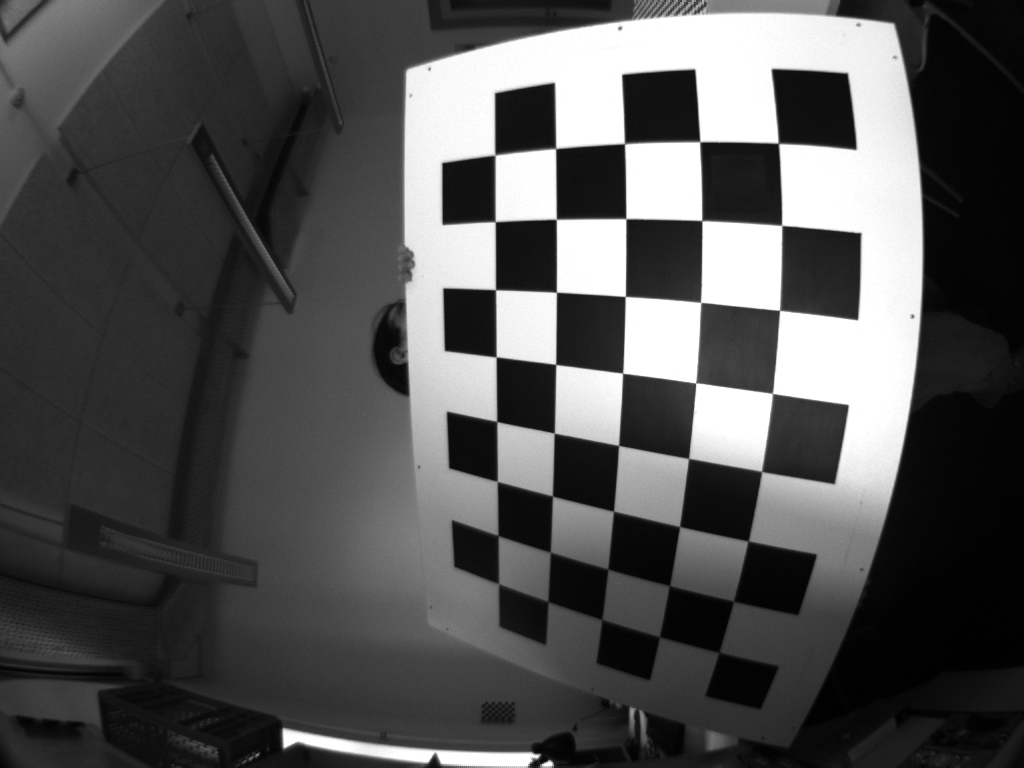
#> input picture test_images/Ladybug1.jpg, 1024 x 768 px; its folder holds 5 pictures in this run; the run also reads 1 picture not shown here
$ jupyter execute test_initialization.ipynb
#> lines starting #> are read from the running program, lines starting #| are printed output that depends on the picture; after the words box and inside, x2 and y2 are one past the last pixel; in counts of white or black regions, pixels touching at a corner belong together; long printed decimals are rounded
### helper_functions.py
import os
import glob

import cv2 as cv


def chessboard_images(path='./images'):
    images_path = glob.glob(os.path.join(path, "*.jpg"))
    print(images_path)
    images = [cv.imread(fname) for fname in images_path]
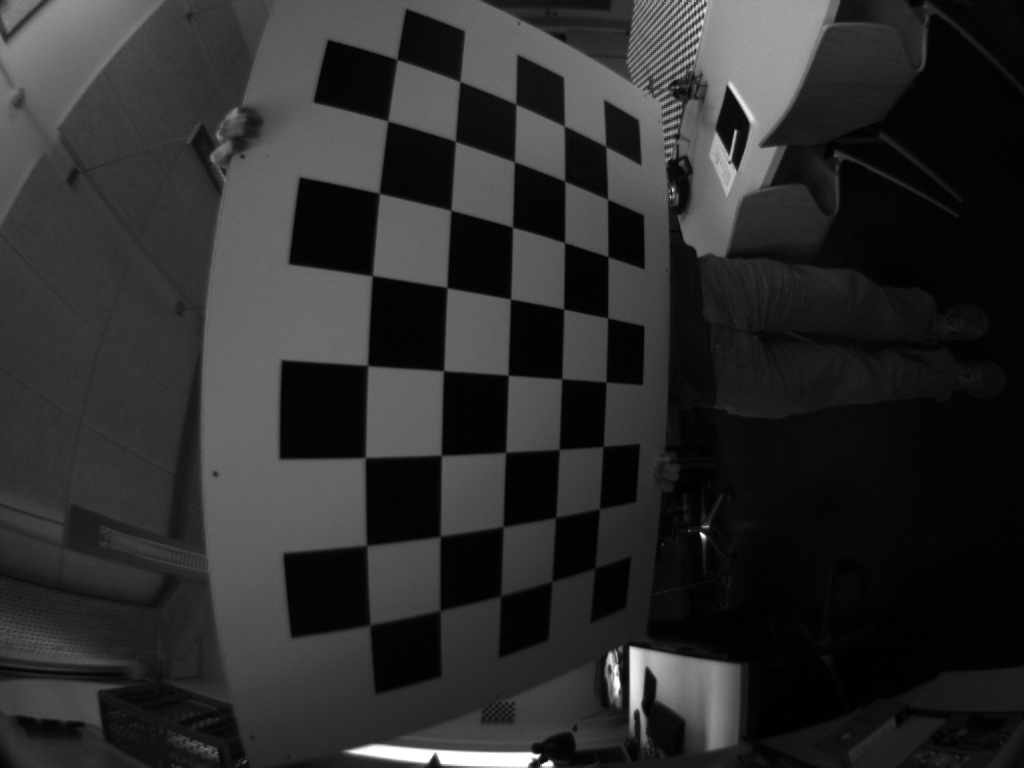
#> input picture test_images/Ladybug10.jpg, 1024 x 768 px
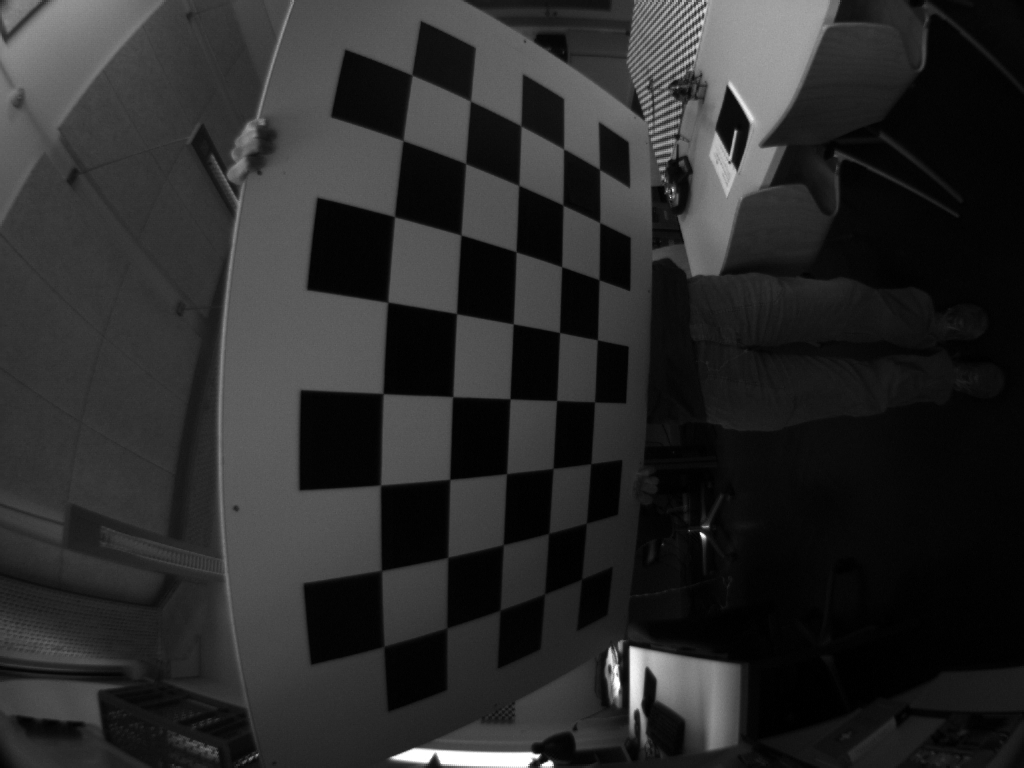
#> input picture test_images/Ladybug12.jpg, 1024 x 768 px
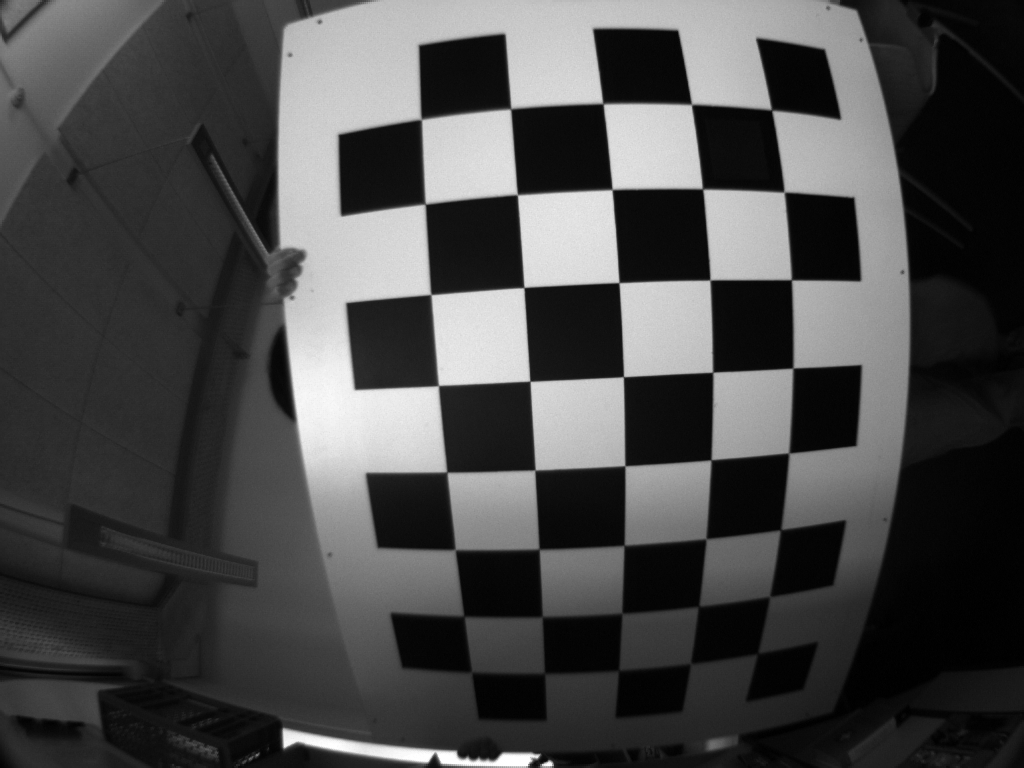
#> input picture test_images/Ladybug2.jpg, 1024 x 768 px
#> images = 5 items
    return images

def extract_corners(image, pattern_size, criteria = (cv.TERM_CRITERIA_EPS + cv.TERM_CRITERIA_MAX_ITER, 30, 0.001)):
    gray = cv.cvtColor(image, cv.COLOR_BGR2GRAY)
    ret, corners = cv.findChessboardCorners(gray, pattern_size, None)
    if ret == True:
        corners2 = cv.cornerSubPix(gray, corners, (11,11), (-1,-1), criteria).squeeze()
        return corners2
    return None

### calibration.py
from typing import List

import math
import numpy as np
import cv2 as cv

from sympy.matrices import Matrix, eye
from sympy import symbols, sqrt, sin, cos, lambdify

from tqdm import tqdm
import scipy.linalg as la

def __normalize(points):
    '''
    Normalize 2d points.

    Input
    -----
    points: 2d points with shape (n, 2)

    Output
    -----
    normalized_points: normalized points.
    T: 3d transformation to normalize points.

    '''

    mean_, std_ = np.mean(points, axis=0), np.std(points, axis=0)
    T = [[std_[0], 0, mean_[0]], [0, std_[1], mean_[1]], [0, 0, 1]]
    T = np.linalg.inv(T)
    homogeneous_points = np.concatenate((points.T, np.ones([1, points.shape[0]])))
    normalized_points = np.dot(T, homogeneous_points).T[:, :2]
    return normalized_points, T

def find_homography(objpoints:np.array, imgpoints:np.array):
        '''
        By using DLT (direct linear transform),
        Finding 3x3 matrix describing the relation between 2d points in a plane and 2d points in a image.

        Input
        -----
        objpoints: 2d points (3d points without z-coordinate).
        imgpoints: 2d points obtained from a image.

        Output
        ------
        H: 3x3 homography matrix
        '''
        assert(len(objpoints) == len(imgpoints))

        num_points = len(objpoints)

        normalized_objpoints, objT = __normalize(objpoints)
        normalized_imgpoints, imgT = __normalize(imgpoints)

        A = np.empty((0, 9), float)
        for i in range(num_points):
            x, y = normalized_objpoints[i]
            u, v = normalized_imgpoints[i]
            A = np.append(A, np.array([[-x, -y, -1, 0, 0, 0, u * x, u * y, u]]), axis=0)
            A = np.append(A, np.array([[0, 0, 0, -x, -y, -1, v * x, v * y, v]]), axis=0)
        U, S, V = np.linalg.svd(A, full_matrices=False)

        H = np.dot(np.linalg.inv(imgT), np.dot(np.array(V[-1]).reshape([3,3]), objT))
        H = H / H[2][2]
        return H

def __DLT_for_B(Hs:np.array) -> np.ndarray:
        '''
        By using DLT (direct linear transform),
        Finding B, which composes of K, from a seires of homography matrices.

        Input
        -----
        Hs: numpy array of homography matrices with a shape of (N, 3, 3). N is the number of views, images, or matrices.

        Output
        ------
        B: 3x3 matrix which composes of K.
        '''
        A = np.empty((0, 6), float)

        for H in Hs:
            assert(type(H) == np.ndarray)
            C_index_pair = [(0,1), (0,0), (1,1)]
            C = [[H[0][i] * H[0][j], H[0][i] * H[1][j] + H[1][i] * H[0][j], H[1][i] * H[1][j],
                H[2][i] * H[0][j] + H[0][i] * H[2][j], H[2][i] * H[1][j] + H[1][i] * H[2][j], H[2][i] * H[2][j]] for (i, j) in C_index_pair]

            first_row = np.array(C[0]).reshape([1, -1])
            second_row = (np.array(C[1]) - np.array(C[2])).reshape([1, -1])
            A = np.append(A, first_row, axis=0)
            A = np.append(A, second_row, axis=0)

        # skewless constraint
        A = np.append(A, np.array([0, 1, 0, 0, 0, 0]).reshape([1, -1]), axis=0)

        U, S, V = np.linalg.svd(A, full_matrices=False)
        B = V[-1]
        return B

def __init_camera_matrix(Hs:np.array) -> np.array :
    """
    Calculate initial camera matrix for calibration

    Args:
        Hs (np.array): homography matrices with a shape of (N, 3, 3). N is the number of views, images, or matrices.

    Returns:
        K: 3x3 camera matrix
    """
    B = __DLT_for_B(Hs)

    # result of Cholesky decomposition
    v0 = (B[1] * B[3] - B[0] * B[4]) / (B[0] * B[2] - B[1] * B[1])
    lambda_ = B[5] - (B[3] * B[3] + v0 * (B[1] * B[3] - B[0] * B[4])) / B[0]
    alpha_ = math.sqrt(lambda_ / B[0])
    beta_ = math.sqrt(lambda_ * B[0] / (B[0] * B[2] - B[1] * B[1]))
    gamma_ = -B[1] * alpha_ * alpha_ * beta_ / lambda_
    u0 = gamma_ * v0 / beta_ - B[3] * alpha_ * alpha_ / lambda_

    # skewless
    gamma_ = 0

    K = np.array([alpha_, gamma_, u0, 0, beta_, v0, 0, 0, 1]).reshape(3, 3)

    return K

def __init_camera_extrinsics(Hs:np.array) -> np.array :
    """
    Calculate initial extrinsic parameters (rotation, translation)

    Args:
        Hs (np.array): homography matrices with a shape of (N, 3, 3). N is the number of views, images, or matrices.

    Returns:
        rvecs: rotation vectors transformed by rodrigues with a shape of (N, 3, 1)
        tvecs: translation vectors with a shape of (N, 3, 1)
    """
    K = __init_camera_matrix(Hs)

    K_inv = np.linalg.inv(K)

    rvecs = np.empty((0, 3, 1), float)
    tvecs = np.empty((0, 3, 1), float)

    for H in Hs:
        r1 = np.matmul(K_inv, H[:, 0]).reshape(3,1)
        r1_norm = np.linalg.norm(r1, ord=2)
        r1 = r1 / r1_norm

        r2 = np.matmul(K_inv, H[:, 1]).reshape(3,1)
        r2_norm = np.linalg.norm(r2, ord=2)
        r2 = r2 / r2_norm

        r3 = np.cross(r1, r2, axis=0)

        t = np.matmul(K_inv, H[:, 2]).reshape(3,1)
        tvec = t / r1_norm

        Q = np.concatenate((r1, r2, r3), axis=1)
        U, S, V = np.linalg.svd(Q, full_matrices=False)
        R = np.matmul(U, V.transpose())

        rvec, _ = np.array(cv.Rodrigues(R), dtype='object')
        rvecs = np.append(rvecs, rvec.reshape(1, 3, 1), axis=0)
        tvecs = np.append(tvecs, tvec.reshape(1, 3, 1), axis=0)

    return rvecs, tvecs

def parameter_initialization(objpoints:np.array, imgpoints:np.array):
    """
    Calculate initial parameters needed for calibration.

    Args:
        objpoints (np.array): 3d points
        imgpoints (np.array): 2d points obtained from a image.

    Returns:
        K: 3x3 camera matrix
        dist: 5x1 distortion coefficient
        rvecs: rotation vectors
        tvecs: translation vectors
    """
    assert(objpoints.shape[0] == imgpoints.shape[0])
    assert(objpoints.shape[2] == 3)
    assert(imgpoints.shape[2] == 2)

    nviews = objpoints.shape[0]
    Hs = []
    for i in range(nviews):
        Hs.append(find_homography(objpoints[i][:, :2], imgpoints[i]))

    K = __init_camera_matrix(Hs)
    rvecs, tvecs = __init_camera_extrinsics(Hs)
    dist = np.array([0, 0, 0, 0, 0])

    return K, dist, rvecs, tvecs

# [135 lines left out: functions __transform_parameters, __compute, calibration, not called in this run]

### test_initialization.ipynb
[cell 1]
import os
import glob

import numpy as np
import cv2 as cv
import matplotlib.pyplot as plt
import seaborn as sns

from helper_functions import chessboard_images, extract_corners
from calibration import parameter_initialization

[cell 2]
pattern_size=(5, 8)
images = chessboard_images('/workspace/test_images')
#> images = 5 items

[cell 3]
# Test corner extraction
image = cv.imread('/workspace/test_images/Ladybug2.jpg')
#> image is the input picture: shape (768, 1024, 3); min 0, max 255, mean 73.2
corners = extract_corners(image, pattern_size)
#> in extract_corners, `ret, corners = cv.findChessboardCorners(gray, pattern_size, None)`: ret = True; corners = 40 rows, first 8: [757.5, 653.5], [690.5, 663.5], [618.5, 670.5], [544, 673], [471.4, 671.7], [769.9, 596.1], [698.7, 604.6], [622.4, 612.8]
#> in extract_corners, `corners2 = cv.cornerSubPix(gray, corners, (11,11), (-1,-1), criteria)...`: corners2 = 40 pairs, first value 421.2 to 792.9, second value 103.5 to 673.4
#> corners has the same summary as corners2 in extract_corners

if corners is not None:
    cv.drawChessboardCorners(image, pattern_size, corners, True)
#> image: shape (768, 1024, 3); 2.34% of pixels changed, all inside (x1, y1, x2, y2) = (415, 97, 800, 680)
    plt.title('corners')
    plt.imshow(cv.cvtColor(image, cv.COLOR_BGR2RGB))
    plt.show()

[cell 4]
objpoints = [] # 3d point in real world space
imgpoints = [] # 2d points in image plane.
image_size = (images[-1].shape[0], images[-1].shape[1])
_objpoints = np.zeros((pattern_size[0] * pattern_size[1] ,3), np.float32)
_objpoints[:,:2] = np.mgrid[:pattern_size[0],:pattern_size[1]].T.reshape(-1,2)
for img in images:
    corners = extract_corners(img, pattern_size)
    if corners is not None:
        objpoints.append(_objpoints)
        imgpoints.append(corners)
#> this loop made 5 passes
#> after the loop, imgpoints = 5 point arrays, longest 40 points; objpoints = 5 items

objpoints = np.array(objpoints)
imgpoints = np.array(imgpoints)

[cell 5]
_mtx, _dist, _rvecs, _tvecs = parameter_initialization(objpoints, imgpoints)
#> the loop in parameter_initialization, `for i in range(nviews):` made 5 passes
#> imgT in find_homography on passes 1 to 5: [[0.0106, 0, -6.62], [0, 0.00632, -2.52], [0, 0, 1]], [[0.0123, 0, -6.14], [0, 0.00603, -2.06], [0, 0, 1]], [[0.0131, 0, -6.5], [0, 0.00578, -2.06], [0, 0, 1]], [[0.0138, 0, -6.93], [0, 0.00608, -2.21], [0, 0, 1]], [[0.00834, 0, -5.13], [0, 0.00534, -2.17], [0, 0, 1]]
#> the loop in __DLT_for_B, `for H in Hs:` made 5 passes
#> (first_row, second_row) on passes 2 to 5: ([[-589.9, 4937.4, 1770.7, -1.3, 3.96, -0.000667]], [[7277.2, 5874.1, -2738.6, 11.94, 5.29, 0.00488]]), ([[-383.6, 5076.5, 1991.1, -0.967, 4.67, -0.00057]], [[7303.5, 6131.1, -2660.2, 13.69, 6.11, 0.0064]]), ([[-380.6, 4645.5, 1880.3, -0.675, 4.38, -0.000299]], [[6608, 5750.4, -2448, 12.42, 5.35, 0.00584]]), ([[1523.3, 6642.1, -1, 2.41, 0.754, 0.000254]], [[6015.4, -3174.2, -6916.3, 0.382, -4.65, -0.000699]])
#> after the loop in __DLT_for_B, `for H in Hs:`: A = [[590.2, 2743.7, -643.9, 0.443, -3.75, -0.00141], [1056.6, -3162, -6197.6, -4.25, -4.33, 0.000931], [-589.9, 4937.4, 1770.7, -1.3, 3.96, -0.000667], [7277.2, 5874.1, -2738.6, 11.94, 5.29, 0.00488], [-383.6, 5076.5, 1991.1, -0.967, 4.67, -0.00057], [7303.5, 6131.1, -2660.2, 13.69, 6.11, 0.0064], [-380.6, 4645.5, 1880.3, -0.675, 4.38, -0.000299], [6608, 5750.4, -2448, 12.42, 5.35, 0.00584], [1523.3, 6642.1, -1, 2.41, 0.754, 0.000254], [6015.4, -3174.2, -6916.3, 0.382, -4.65, -0.000699]]
#> in __DLT_for_B, `A = np.append(A, np.array([0, 1, 0, 0, 0, 0]).reshape([1, -1]), axis=0)`: A = [[590.2, 2743.7, -643.9, 0.443, -3.75, -0.00141], [1056.6, -3162, -6197.6, -4.25, -4.33, 0.000931], [-589.9, 4937.4, 1770.7, -1.3, 3.96, -0.000667], [7277.2, 5874.1, -2738.6, 11.94, 5.29, 0.00488], [-383.6, 5076.5, 1991.1, -0.967, 4.67, -0.00057], [7303.5, 6131.1, -2660.2, 13.69, 6.11, 0.0064], [-380.6, 4645.5, 1880.3, -0.675, 4.38, -0.000299], [6608, 5750.4, -2448, 12.42, 5.35, 0.00584], [1523.3, 6642.1, -1, 2.41, 0.754, 0.000254], [6015.4, -3174.2, -6916.3, 0.382, -4.65, -0.000699], [0, 1, 0, 0, 0, 0]]
#> in __DLT_for_B, `U, S, V = np.linalg.svd(A, full_matrices=False)`: U = [[-0.134, -0.0731, 0.301, 0.541, -0.455, 0.472], [-0.00188, 0.462, 0.747, -0.461, -0.0441, 0.0839], [-0.142, -0.317, 0.248, -0.0232, 0.346, 0.29], [-0.521, 0.0785, -0.176, -0.038, 0.0423, 0.478], [-0.151, -0.328, 0.18, -0.0217, 0.436, 0.118], [-0.53, 0.0643, -0.171, -0.252, -0.142, -0.0489], [-0.137, -0.304, 0.158, -0.0444, 0.376, -0.155], [-0.488, 0.0512, -0.126, -0.213, -0.165, -0.245], [-0.306, -0.248, 0.395, 0.324, -0.214, -0.583], [-0.19, 0.637, -0.0133, 0.526, 0.495, -0.136], [-3.78e-05, -4.39e-05, 0.000101, 2.35e-05, -5.04e-05, -8.77e-05]]; S = [18551.1, 14182.3, 3430.9, 6.42, 5.77, 0.000267]; V = [[-0.668, -0.701, 0.25, -0.00108, -0.000502, -4.49e-07], [0.403, -0.622, -0.671, 7.33e-05, -0.000558, 1.13e-07], [-0.626, 0.348, -0.698, -0.00254, -0.00121, -7.65e-07], [0.00195, 0.000151, 0.00168, -0.514, -0.858, -0.000698], [0.00156, -0.000291, 0.000684, -0.858, 0.514, -0.000357], [-1.09e-06, -2.34e-08, -1.07e-06, 0.000665, 0.000416, -1]]
#> in __DLT_for_B, `B = V[-1]`: B = [-1.09e-06, -2.34e-08, -1.07e-06, 0.000665, 0.000416, -1]
#> in __init_camera_matrix, `v0 = (B[1] * B[3] - B[0] * B[4]) / (B[0] * B[2] - B[1] * B[1])`: v0 = 374.3
#> in __init_camera_matrix, `lambda_ = B[5] - (B[3] * B[3] + v0 * (B[1] * B[3] - B[0] * B[4])) / B[0]`: lambda_ = -0.444
#> in __init_camera_matrix, `alpha_ = math.sqrt(lambda_ / B[0])`: alpha_ = 638.4
#> in __init_camera_matrix, `beta_ = math.sqrt(lambda_ * B[0] / (B[0] * B[2] - B[1] * B[1]))`: beta_ = 643.4
#> in __init_camera_matrix, `gamma_ = -B[1] * alpha_ * alpha_ * beta_ / lambda_`: gamma_ = -13.79
#> in __init_camera_matrix, `u0 = gamma_ * v0 / beta_ - B[3] * alpha_ * alpha_ / lambda_`: u0 = 601.8
#> in __init_camera_matrix, `K = np.array([alpha_, gamma_, u0, 0, beta_, v0, 0, 0, 1]).reshape(3, 3)`: K = [[638.4, 0, 601.8], [0, 643.4, 374.3], [0, 0, 1]]
#> the loop in __DLT_for_B (call 2), `for H in Hs:` made 5 passes
#> in __init_camera_extrinsics, `K_inv = np.linalg.inv(K)`: K_inv = [[0.00157, 0, -0.943], [0, 0.00155, -0.582], [0, 0, 1]]
#> the loop in __init_camera_extrinsics, `for H in Hs:` made 5 passes
#> (r1, r1_norm, r2, r2_norm, r3, t, tvec, S) on passes 2 to 3: ([-0.691, -0.0492, -0.721], 0.0978, [0.0189, -0.995, 0.0953], 0.0993, [-0.722, 0.0523, 0.689], [-0.00171, 0.307, 1], [-0.0175, 3.14, 10.23], [1.02, 0.999, 0.983]), ([-0.587, -0.04, -0.809], 0.0994, [0.0034, -0.997, 0.0715], 0.0992, [-0.809, 0.0392, 0.586], [-0.0139, 0.328, 1], [-0.14, 3.3, 10.07], [1.01, 1, 0.99])

[cell 6]
mtx = cv.initCameraMatrix2D(objpoints, imgpoints, image_size)
#> mtx = [[1907.1, 0, 383.5], [0, 1907.1, 511.5], [0, 0, 1]]

[cell 7]
print(f'\nground truth K = {mtx}')
#| ground truth K = [[1.90706124e+03 0.00000000e+00 3.83500000e+02]
#|  [0.00000000e+00 1.90706124e+03 5.11500000e+02]
#|  [0.00000000e+00 0.00000000e+00 1.00000000e+00]]
print(f'\nmy K = {_mtx}')
#| my K = [[638.438   0.         601.767]
#|  [  0.         643.365 374.256]
#|  [  0.           0.           1.        ]]
print(f'\nDiff = {_mtx - mtx}')
#| Diff = [[-1268.623     0.           218.267]
#|  [    0.         -1263.696  -137.244]
#|  [    0.             0.             0.        ]]

[cell 8]
import random
def random_color():
        rgbl=[255,0,0]
        random.shuffle(rgbl)
        return tuple(rgbl)

[cell 9]
i = 0
img = images[i]
#> img is the input picture: shape (768, 1024, 3); min 0, max 255, mean 82.4
h,  w = img.shape[:2]
newcameramtx, roi = cv.getOptimalNewCameraMatrix(_mtx, _dist, (w,h), 1, (w,h))
#> newcameramtx = [[638.4, 0, 601.8], [0, 643.4, 374.3], [0, 0, 1]]; roi = (0, 0, 1023, 767)

# undistort
mapx, mapy = cv.initUndistortRectifyMap(_mtx, _dist, None, newcameramtx, (w,h), 5)
dst = cv.remap(img, mapx, mapy, cv.INTER_LINEAR)

# project point
object_points = np.array([(0,0,0), (3,0,0), (0,3,0), (0,0,3)], dtype=float)
image_points, jac = cv.projectPoints(object_points, _rvecs[i], _tvecs[i], newcameramtx, np.zeros([1, 14]))
#> image_points = [[731.3, 660.2], [569.2, 823], [601.3, 493.8], [674.2, 629.5]]
image_points = np.int32(image_points).reshape(-1,2)
#> image_points = [[731, 660], [569, 822], [601, 493], [674, 629]]

for img_point in image_points[1:]:
    dst = cv.line(dst, tuple(image_points[0]), tuple(img_point), random_color(), 2)
#> this loop made 3 passes
#> pass 2, `dst = cv.line(dst, tuple(image_points[0]), tuple(img_point), random_co..`:
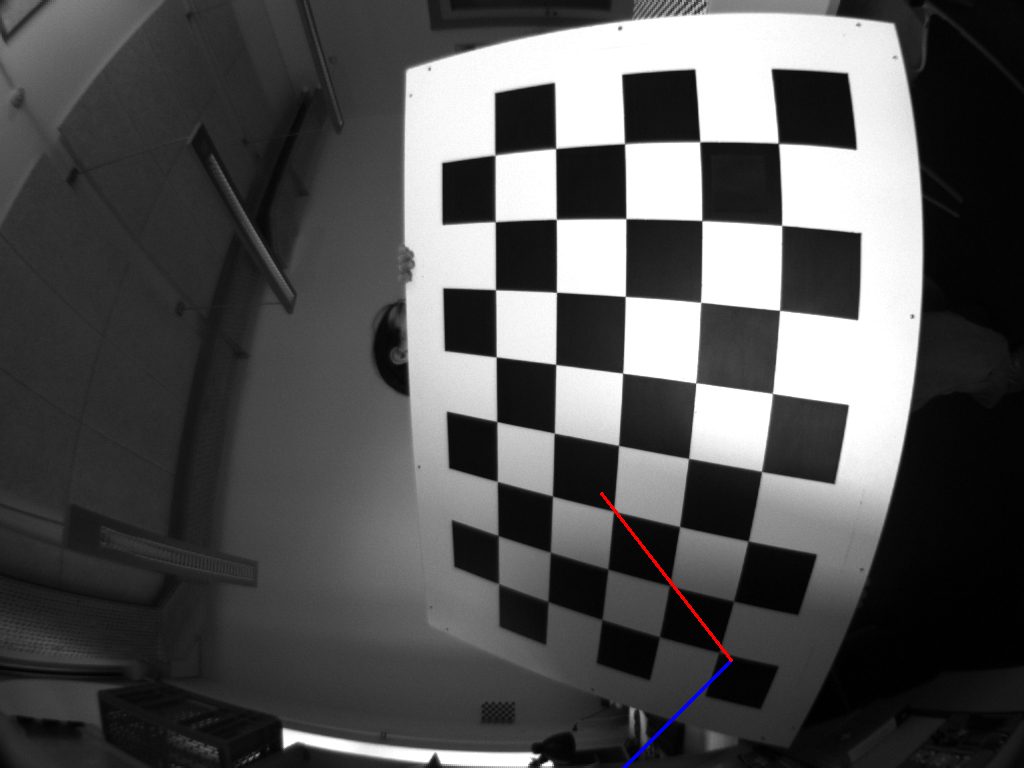
#> dst: shape (768, 1024, 3); mean B, G, R 82.5, 82.3, 82.6
dst = cv.circle(dst, tuple(image_points[0]), 3, (0, 255, 0), -1)
#> dst: shape (768, 1024, 3); mean B, G, R 82.6, 82.3, 82.5

# [5 lines of commented-out code are left out]
plt.title('corners')
plt.imshow(cv.cvtColor(dst, cv.COLOR_BGR2RGB))
plt.show()
